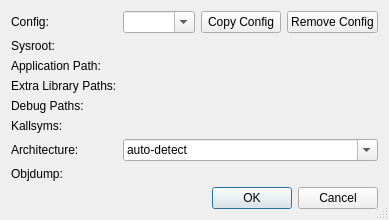
<?xml version="1.0" encoding="UTF-8"?>
<ui version="4.0">
 <class>SettingsDialog</class>
 <widget class="QDialog" name="SettingsDialog">
  <property name="geometry">
   <rect>
    <x>0</x>
    <y>0</y>
    <width>240</width>
    <height>196</height>
   </rect>
  </property>
  <property name="windowTitle">
   <string>Dialog</string>
  </property>
  <property name="sizeGripEnabled">
   <bool>true</bool>
  </property>
  <property name="modal">
   <bool>true</bool>
  </property>
  <layout class="QFormLayout" name="formLayout">
   <item row="0" column="0">
    <widget class="QLabel" name="label">
     <property name="text">
      <string>Config:</string>
     </property>
    </widget>
   </item>
   <item row="2" column="0">
    <widget class="QLabel" name="sysrootLabel">
     <property name="toolTip">
      <string>Path to the sysroot. Leave empty to use the local machine.</string>
     </property>
     <property name="text">
      <string>Sysroot:</string>
     </property>
     <property name="buddy">
      <cstring>lineEditSysroot</cstring>
     </property>
    </widget>
   </item>
   <item row="2" column="1">
    <widget class="KUrlRequester" name="lineEditSysroot" native="true">
     <property name="toolTip">
      <string>Path to the sysroot. Leave empty to use the local machine.</string>
     </property>
     <property name="placeholderText" stdset="0">
      <string>local machine</string>
     </property>
    </widget>
   </item>
   <item row="3" column="0">
    <widget class="QLabel" name="applicationPathLabel">
     <property name="toolTip">
      <string>Path to the application binary and library.</string>
     </property>
     <property name="text">
      <string>Application Path:</string>
     </property>
     <property name="buddy">
      <cstring>lineEditApplicationPath</cstring>
     </property>
    </widget>
   </item>
   <item row="3" column="1">
    <widget class="KUrlRequester" name="lineEditApplicationPath" native="true">
     <property name="toolTip">
      <string>Path to the application binary and library.</string>
     </property>
     <property name="placeholderText" stdset="0">
      <string>auto-detect</string>
     </property>
    </widget>
   </item>
   <item row="4" column="0">
    <widget class="QLabel" name="extraLibraryPathsLabel">
     <property name="toolTip">
      <string>List of paths that contain additional libraries.</string>
     </property>
     <property name="text">
      <string>Extra Library Paths:</string>
     </property>
    </widget>
   </item>
   <item row="4" column="1">
    <widget class="KEditListWidget" name="extraLibraryPaths" native="true">
     <property name="focusPolicy">
      <enum>Qt::TabFocus</enum>
     </property>
     <property name="toolTip">
      <string>List of paths that contain additional libraries.</string>
     </property>
    </widget>
   </item>
   <item row="6" column="0">
    <widget class="QLabel" name="debugPathsLabel">
     <property name="toolTip">
      <string>List of that contain debug information.</string>
     </property>
     <property name="text">
      <string>Debug Paths:</string>
     </property>
    </widget>
   </item>
   <item row="6" column="1">
    <widget class="KEditListWidget" name="debugPaths" native="true">
     <property name="focusPolicy">
      <enum>Qt::TabFocus</enum>
     </property>
     <property name="toolTip">
      <string>List of that contain debug information.</string>
     </property>
    </widget>
   </item>
   <item row="8" column="0">
    <widget class="QLabel" name="kallsymsLabel">
     <property name="toolTip">
      <string>Path to the kernel symbol mapping.</string>
     </property>
     <property name="text">
      <string>Kallsyms:</string>
     </property>
     <property name="buddy">
      <cstring>lineEditKallsyms</cstring>
     </property>
    </widget>
   </item>
   <item row="8" column="1">
    <widget class="KUrlRequester" name="lineEditKallsyms" native="true">
     <property name="toolTip">
      <string>Path to the kernel symbol mapping.</string>
     </property>
     <property name="placeholderText" stdset="0">
      <string>auto-detect</string>
     </property>
     <property name="text" stdset="0">
      <string/>
     </property>
    </widget>
   </item>
   <item row="9" column="0">
    <widget class="QLabel" name="archLabel">
     <property name="toolTip">
      <string>System architecture, e.g. x86_64, arm, aarch64 etc.</string>
     </property>
     <property name="text">
      <string>Architecture:</string>
     </property>
     <property name="buddy">
      <cstring>comboBoxArchitecture</cstring>
     </property>
    </widget>
   </item>
   <item row="9" column="1">
    <widget class="QComboBox" name="comboBoxArchitecture">
     <property name="toolTip">
      <string>System architecture, e.g. x86_64, arm, aarch64 etc.</string>
     </property>
     <property name="editable">
      <bool>true</bool>
     </property>
     <item>
      <property name="text">
       <string>auto-detect</string>
      </property>
     </item>
     <item>
      <property name="text">
       <string>x64</string>
      </property>
     </item>
     <item>
      <property name="text">
       <string>ARMv7 (32 bit)</string>
      </property>
     </item>
     <item>
      <property name="text">
       <string>ARMv8 (64 bit)</string>
      </property>
     </item>
    </widget>
   </item>
   <item row="10" column="0">
    <widget class="QLabel" name="objdumpLabel">
     <property name="toolTip">
      <string>&lt;qt&gt;The &lt;tt&gt;objdump&lt;/tt&gt; binary that will be used for the disassembly view. Leave empty to let it be auto-detected.&lt;/qt&gt;</string>
     </property>
     <property name="text">
      <string>Objdump:</string>
     </property>
     <property name="buddy">
      <cstring>lineEditObjdump</cstring>
     </property>
    </widget>
   </item>
   <item row="10" column="1">
    <widget class="KUrlRequester" name="lineEditObjdump" native="true">
     <property name="toolTip">
      <string>&lt;qt&gt;The &lt;tt&gt;objdump&lt;/tt&gt; binary that will be used for the disassembly view. Leave empty to let it be auto-detected.&lt;/qt&gt;</string>
     </property>
     <property name="placeholderText" stdset="0">
      <string>auto-detect</string>
     </property>
     <property name="text" stdset="0">
      <string/>
     </property>
    </widget>
   </item>
   <item row="11" column="0" colspan="2">
    <widget class="QDialogButtonBox" name="buttonBox">
     <property name="standardButtons">
      <set>QDialogButtonBox::Cancel|QDialogButtonBox::Ok</set>
     </property>
    </widget>
   </item>
   <item row="0" column="1">
    <layout class="QHBoxLayout" name="horizontalLayout">
     <item>
      <widget class="QComboBox" name="configComboBox">
       <property name="editable">
        <bool>true</bool>
       </property>
      </widget>
     </item>
     <item>
      <widget class="QPushButton" name="copyConfigButton">
       <property name="text">
        <string>Copy Config</string>
       </property>
      </widget>
     </item>
     <item>
      <widget class="QPushButton" name="removeConfigButton">
       <property name="text">
        <string>Remove Config</string>
       </property>
      </widget>
     </item>
    </layout>
   </item>
  </layout>
 </widget>
 <customwidgets>
  <customwidget>
   <class>KUrlRequester</class>
   <extends>QWidget</extends>
   <header>kurlrequester.h</header>
  </customwidget>
  <customwidget>
   <class>KEditListWidget</class>
   <extends>QWidget</extends>
   <header>keditlistwidget.h</header>
  </customwidget>
 </customwidgets>
 <tabstops>
  <tabstop>lineEditSysroot</tabstop>
  <tabstop>lineEditApplicationPath</tabstop>
  <tabstop>extraLibraryPaths</tabstop>
  <tabstop>debugPaths</tabstop>
  <tabstop>lineEditKallsyms</tabstop>
  <tabstop>comboBoxArchitecture</tabstop>
  <tabstop>lineEditObjdump</tabstop>
 </tabstops>
 <resources/>
 <connections/>
</ui>
